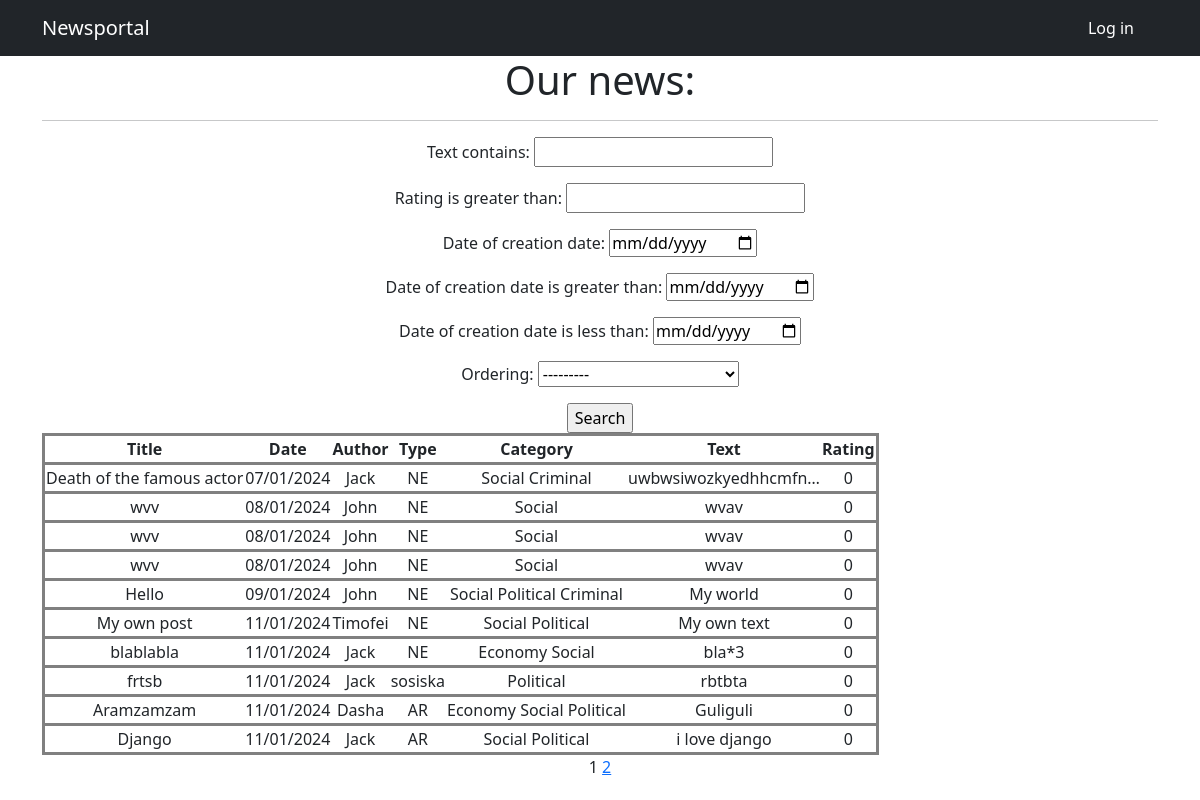
Screenshot of /newspaper/ with the database file from the repository.
### newsportal_app/models.py (models this page shows, shortened)
class Post(models.Model):
    author = models.ForeignKey(Author, on_delete=models.CASCADE)
    type = models.CharField(max_length=255, choices=TYPE_OF_POST, default=news)
    date_of_creation = models.DateTimeField(auto_now_add=True)
    category = models.ManyToManyField(Category, through='PostCategory')
    title = models.CharField(max_length=255)
    text = models.TextField()
    rating = models.IntegerField(default=0)

class Author(models.Model):
    user = models.OneToOneField(User, on_delete=models.CASCADE)
    rating = models.IntegerField(default=0)

class Category(models.Model):
    class Meta:
        verbose_name_plural = 'Categories'
    name = models.CharField(max_length=255, unique=True)

### newsportal_app/views.py (the view)
# urls.py: path('', PostList.as_view(), name='post_list'),
class PostList(ListView):
    model = Post
    template_name = 'news.html'
    context_object_name = 'posts'
    paginate_by = 10
    def get_queryset(self):
        queryset = super().get_queryset()
        self.filterset = PostFilter(self.request.GET, queryset)
        return self.filterset.qs
    def get_context_data(self, **kwargs):
        context = super().get_context_data(**kwargs)
        context['filterset'] = self.filterset
        return context

### newsportal_app/templatetags/custom_filters.py (called while the page is built)
@register.filter()
def censor(text):
    for first in range(len(text)):
        for second in range(1, len(text)+1):
            if text[first:second + 1] in profanity_list:
                text = text[:first + 1] + '*' * (second - first) + text[second + 1:]
    return text

### newsportal_app/templatetags/custom_tags.py (called while the page is built)
@register.simple_tag(takes_context=True)
def url_replace(context, **kwargs):
    d = context['request'].GET.copy()
    for k, v in kwargs.items():
        d[k] = v
    return d.urlencode()

### templates/news.html (shortened to what this page needs)
{% extends 'flatpages/default.html' %}
{% load custom_tags %}
{% load custom_filters %}
{% block title %}
Newsportal
{% endblock title %}
{% block content %}
   <h1>Our news:</h1>
   <hr>
   <form action="" method="get">
       {{ filterset.form.as_p }}
       <input type="submit" value="Search" />
   </form>
   {% if posts %}
       <table>
           <tr>
               <th>Title</th>
               <th>Date</th>
               <th>Author</th>
               <th>Type</th>
               <th>Category</th>
               <th>Text</th>
               <th>Rating</th>
           </tr>
           {% for post in posts %}
           <tr>
               <td>{{ post.title }}</td>
               <td>{{ post.date_of_creation|date:"d/m/Y" }}</td>
               <td>{{ post.author.user.username }}</td>
               <td>{{ post.type }}</td>
               <td>
                   {% for category in post.category.all %}
                      {{ category.name }}
                   {% endfor %}
               </td>
               <td>{{ post.text|truncatechars:20|censor }}</td>
               <td>{{ post.rating }}</td>
           </tr>
           {% endfor %}
       </table>
   {% else %}
       <h2>There are not posts!</h2>
   {% endif %}
   {{ page_obj.number }}
   {% if page_obj.has_next %}
       <a href="?{% url_replace page=page_obj.next_page_number %}">{{ page_obj.next_page_number }}</a>
   {% endif %}
{% endblock content %}

### rows the page displays
Post: title "Death of the famous actor", date_of_creation "07/01/2024", author.user.username "Jack", type "NE", text|censor "uwbwsiwozkyedhhcmfn…", rating "0"
Category: name "Social"
Category: name "Criminal"
Post: title "wvv", date_of_creation "08/01/2024", author.user.username "John", type "NE", text|censor "wvav", rating "0"
Post: title "wvv", date_of_creation "08/01/2024", author.user.username "John", type "NE", text|censor "wvav", rating "0"
Post: title "wvv", date_of_creation "08/01/2024", author.user.username "John", type "NE", text|censor "wvav", rating "0"
Post: title "Hello", date_of_creation "09/01/2024", author.user.username "John", type "NE", text|censor "My world", rating "0"
Category: name "Political"
Post: title "My own post", date_of_creation "11/01/2024", author.user.username "Timofei", type "NE", text|censor "My own text", rating "0"
Post: title "blablabla", date_of_creation "11/01/2024", author.user.username "Jack", type "NE", text|censor "bla*3", rating "0"
Category: name "Economy"
Post: title "frtsb", date_of_creation "11/01/2024", author.user.username "Jack", type "sosiska", text|censor "rbtbta", rating "0"
Post: title "Aramzamzam", date_of_creation "11/01/2024", author.user.username "Dasha", type "AR", text|censor "Guliguli", rating "0"
Post: title "Django", date_of_creation "11/01/2024", author.user.username "Jack", type "AR", text|censor "i love django", rating "0"

### other values shown
{{ page_obj.number }} "1"
{{ page_obj.next_page_number }} "2"
